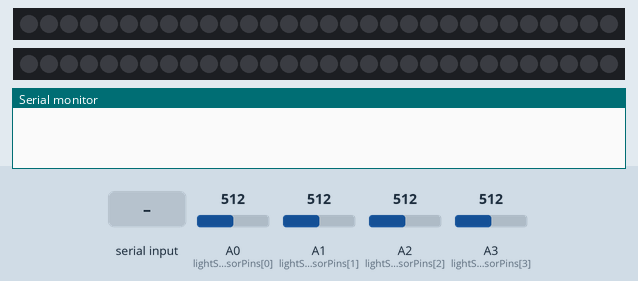
Recording of a sketch running on a simulated Arduino Uno, built with avr-gcc and run on an emulated ATmega328P. On the bench: 2 × 30 RGB LEDs in strip order, left to right, the last lines printed to the serial monitor. The test bench sets the inputs (shaded band); at power-on: A0 (lightSensorPins[0]) = 512, A2 (lightSensorPins[2]) = 512, A1 (lightSensorPins[1]) = 512, A3 (lightSensorPins[3]) = 512. Dim RGB values are drawn brighter than linear.

Above: at 4.6 s.
4.7 s: A0 (lightSensorPins[0]) set to 886
6.2 s: A0 (lightSensorPins[0]) set to 914
8.5 s: A2 (lightSensorPins[2]) set to 884
10.2 s: A2 (lightSensorPins[2]) set to 918
12.5 s: "rainbow" received over Serial
At 14.6 s:
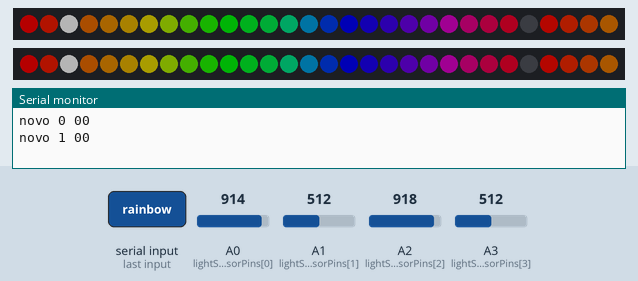
15.0 s: A1 (lightSensorPins[1]) set to 886
16.7 s: A1 (lightSensorPins[1]) set to 916
Timing chart, 0 to 19.7 s (numbered marks = the images above; inputs shaded):
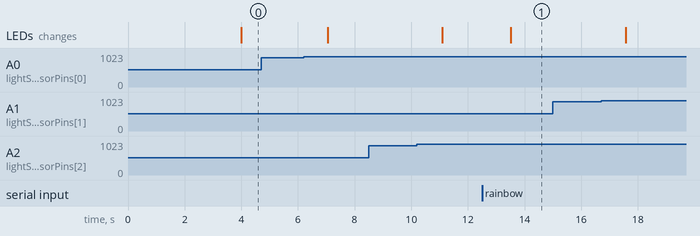

Measured:
- after the input at 4.7 s, every drawn part: stays the same
- after the input at 8.5 s, every drawn part: stays the same
- after the input at 12.5 s, the LEDs: change after 1.0 s (image 1)
- after the input at 15.0 s, every drawn part: stays the same

The sketch:

fitaLEDEstante.ino
```cpp
#include <FastLED.h>

#define LED_PIN_TOP     5
#define LED_PIN_BOTTOM     6
#define NUM_LEDS    30
#define BRIGHTNESS  64
#define OFFSET 2
#define PACKAGE_LED 2
#define GAP_LED 21
#define LED_TYPE    WS2811
#define COLOR_ORDER GRB
CRGB ledsTop[NUM_LEDS];
CRGB ledsBottom[NUM_LEDS];

const CRGB white = CRGB::White;
const CRGB black = CRGB::Black;


//int lightSensorPin1 = A1;        // PIN Light Sensor is connected to
//int lightSensorPin2 = A2;        // PIN Light Sensor is connected to
//int lightSensorPin3 = A3;        // PIN Light Sensor is connected to
int lightSensorPins[4] = {A0, A1, A2, A3};        // PIN Light Sensors
bool lightSensorValues[4] = {false, false, false, false};
int analogValue = 0;


/*void initializeShelf(){
  for(int i=OFFSET; i < NUM_LEDS; i+= PACKAGE_LED + GAP_LED){
    leds[i] = CRGB::White;
    leds[i + 1] = CRGB::Green;
  }
}*/

void setup() {
    delay( 3000 ); // power-up safety delay
    FastLED.addLeds<LED_TYPE, LED_PIN_TOP, COLOR_ORDER>(ledsTop, NUM_LEDS).setCorrection( TypicalLEDStrip );
    FastLED.addLeds<LED_TYPE, LED_PIN_BOTTOM, COLOR_ORDER>(ledsBottom, NUM_LEDS).setCorrection( TypicalLEDStrip );
    FastLED.setBrightness(  BRIGHTNESS );
    //initializeShelf();


    Serial.begin(9600);


}

String getValue(String data, char separator, int index)
{
    int found = 0;
    int strIndex[] = { 0, -1 };
    int maxIndex = data.length() - 1;

    for (int i = 0; i <= maxIndex && found <= index; i++) {
        if (data.charAt(i) == separator || i == maxIndex) {
            found++;
            strIndex[0] = strIndex[1] + 1;
            strIndex[1] = (i == maxIndex) ? i+1 : i;
        }
    }
    return found > index ? data.substring(strIndex[0], strIndex[1]) : "";
}

void loop()
{
    String texto = Serial.readString();
    texto.trim();
    if (texto != ""){
      String cod = getValue(texto, ' ', 0);
      if (cod == "branco"){
        for( int i = 0; i < NUM_LEDS; i++) {
          ledsTop[i] = CRGB::White;
          ledsBottom[i] = CRGB::White;
        }
      }
      else if (cod == "preto"){
        for( int i = 0; i < NUM_LEDS; i++) {
          ledsTop[i] = CRGB::Black;
          ledsBottom[i] = CRGB::Black;
        }
      }
      /*else if (cod == "inicializa"){
        initializeShelf();
      }*/
      else if (cod == "rainbow"){
        int colorIndex = 0;
        for( int i = 0; i < NUM_LEDS; i++) {
          ledsTop[i] = ColorFromPalette( RainbowColors_p, colorIndex, 255, LINEARBLEND);
          ledsBottom[i] = ColorFromPalette( RainbowColors_p, colorIndex, 255, LINEARBLEND);
          colorIndex += 10;
        }
      }
      else if (cod == "emdia"){
        bool isTop = false;
        if((getValue(texto, ' ', 1).toInt()-1) < 2){
          isTop = true;
        }
        int endereco = ((getValue(texto, ' ', 1).toInt()-1)%2)*(PACKAGE_LED + GAP_LED) + OFFSET;
        if (isTop){
          if (ledsTop[endereco] == white){
            ledsTop[endereco + 1] = CRGB::Green;
          }
        }
        else
        {
          if (ledsBottom[endereco] == white){
            ledsBottom[endereco + 1] = CRGB::Green;
          }
        }
      }
      else if (cod == "ultimodia"){
        bool isTop = false;
        if((getValue(texto, ' ', 1).toInt()-1) < 2){
          isTop = true;
        }
        int endereco = ((getValue(texto, ' ', 1).toInt()-1)%2)*(PACKAGE_LED + GAP_LED) + OFFSET;
        if (isTop){
          if (ledsTop[endereco] == white){
            ledsTop[endereco + 1] = CRGB::Yellow;
          }
        }
        else
        {
          if (ledsBottom[endereco] == white){
            ledsBottom[endereco + 1] = CRGB::Yellow;
          }
        }
      }
      else if (cod == "atraso"){
        bool isTop = false;
        if((getValue(texto, ' ', 1).toInt()-1) < 2){
          isTop = true;
        }
        int endereco = ((getValue(texto, ' ', 1).toInt()-1)%2)*(PACKAGE_LED + GAP_LED) + OFFSET;
        if (isTop){
          if (ledsTop[endereco] == white){
            ledsTop[endereco + 1] = CRGB::Red;
          }
        }
        else
        {
          if (ledsBottom[endereco] == white){
            ledsBottom[endereco + 1] = CRGB::Red;
          }
        }
      }
      /*else if (cod == "retirar"){
        int endereco = (getValue(texto, ' ', 1).toInt()-1)*(PACKAGE_LED + GAP_LED) + OFFSET;
        if (leds[endereco] == white){
          leds[endereco] = CRGB::Black;
          leds[endereco + 1] = CRGB::Black;
        }
      }
      else if (cod == "chegou"){
        String condicao = getValue(texto, ' ', 1);
        int endereco = (getValue(texto, ' ', 2).toInt()-1)*(PACKAGE_LED + GAP_LED) + OFFSET;
        if (leds[endereco] != white)
        {
          if (condicao == "emdia"){
            leds[endereco] = CRGB::White;
            leds[endereco + 1] = CRGB::Green;
          }
          else if (condicao == "ultimodia"){
            leds[endereco] = CRGB::White;
            leds[endereco + 1] = CRGB::Yellow;
          }
          else if (condicao == "atraso"){
            leds[endereco] = CRGB::White;
            leds[endereco + 1] = CRGB::Red;
          }
        }
      }*/
    }
    for(int i=0; i<4; i++){
      analogValue = analogRead(lightSensorPins[i]);
      bool isTop = false;
      if(i < 2){
        isTop = true;
      }
      int endereco = (i%2)*(PACKAGE_LED + GAP_LED) + OFFSET;
      bool isPresent = false;
      String saida = "";
      //Serial.println(analogValue);
      //delay(100);
      if(analogValue > 900){
        isPresent = true;
        if(isTop){
          ledsTop[endereco] = CRGB::White;
        }
        else{
          ledsBottom[endereco] = CRGB::White;
        }
      }
      else
      {
        if(isTop){
          ledsTop[endereco] = CRGB::Black;
        }
        else{
          ledsBottom[endereco] = CRGB::Black;
        }
      }
      if (isPresent != lightSensorValues[i]){
        lightSensorValues[i] = isPresent;
        String row = "1";
        if(isTop){
          row = "0";
        }
        if(isPresent){
          saida += "novo " + row + " 0" + String(i % 2);
          Serial.println(saida);
        }
        else{
          saida += "saiu " + row + " 0" + String(i % 2);
          Serial.println(saida);
        }
      }
    }
    FastLED.show();
    FastLED.delay(10);
}
```
